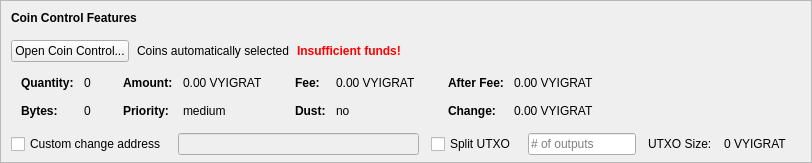
    <widget class="QFrame" name="frameCoinControl">
     <property name="sizePolicy">
      <sizepolicy hsizetype="Expanding" vsizetype="Expanding">
       <horstretch>0</horstretch>
       <verstretch>0</verstretch>
      </sizepolicy>
     </property>
     <property name="maximumSize">
      <size>
       <width>16777215</width>
       <height>16777215</height>
      </size>
     </property>
     <property name="frameShape">
      <enum>QFrame::StyledPanel</enum>
     </property>
     <property name="frameShadow">
      <enum>QFrame::Sunken</enum>
     </property>
     <layout class="QVBoxLayout" name="verticalLayoutCoinControl2">
      <property name="spacing">
       <number>0</number>
      </property>
      <property name="leftMargin">
       <number>0</number>
      </property>
      <property name="topMargin">
       <number>0</number>
      </property>
      <property name="rightMargin">
       <number>0</number>
      </property>
      <property name="bottomMargin">
       <number>6</number>
      </property>
      <item>
       <layout class="QVBoxLayout" name="verticalLayoutCoinControl" stretch="0,0,0,0,1">
        <property name="spacing">
         <number>0</number>
        </property>
        <property name="leftMargin">
         <number>10</number>
        </property>
        <property name="topMargin">
         <number>10</number>
        </property>
        <item>
         <layout class="QHBoxLayout" name="horizontalLayoutCoinControl1">
          <property name="bottomMargin">
           <number>15</number>
          </property>
          <item>
           <widget class="QLabel" name="labelCoinControlFeatures">
            <property name="sizePolicy">
             <sizepolicy hsizetype="Preferred" vsizetype="Maximum">
              <horstretch>0</horstretch>
              <verstretch>0</verstretch>
             </sizepolicy>
            </property>
            <property name="font">
             <font>
              <weight>75</weight>
              <bold>true</bold>
             </font>
            </property>
            <property name="styleSheet">
             <string notr="true">font-weight:bold;</string>
            </property>
            <property name="text">
             <string>Coin Control Features</string>
            </property>
           </widget>
          </item>
         </layout>
        </item>
        <item>
         <layout class="QHBoxLayout" name="horizontalLayoutCoinControl2" stretch="0,0,0,0">
          <property name="spacing">
           <number>8</number>
          </property>
          <property name="bottomMargin">
           <number>10</number>
          </property>
          <item>
           <widget class="QPushButton" name="pushButtonCoinControl">
            <property name="styleSheet">
             <string notr="true"/>
            </property>
            <property name="text">
             <string>Open Coin Control...</string>
            </property>
            <property name="autoDefault">
             <bool>false</bool>
            </property>
           </widget>
          </item>
          <item>
           <widget class="QLabel" name="labelCoinControlAutomaticallySelected">
            <property name="text">
             <string>Coins automatically selected</string>
            </property>
            <property name="margin">
             <number>5</number>
            </property>
           </widget>
          </item>
          <item>
           <widget class="QLabel" name="labelCoinControlInsuffFunds">
            <property name="font">
             <font>
              <weight>75</weight>
              <bold>true</bold>
             </font>
            </property>
            <property name="styleSheet">
             <string notr="true">color:red;font-weight:bold;</string>
            </property>
            <property name="text">
             <string>Insufficient funds!</string>
            </property>
            <property name="margin">
             <number>5</number>
            </property>
           </widget>
          </item>
          <item>
           <spacer name="horizontalSpacerCoinControl">
            <property name="orientation">
             <enum>Qt::Horizontal</enum>
            </property>
            <property name="sizeHint" stdset="0">
             <size>
              <width>40</width>
              <height>1</height>
             </size>
            </property>
           </spacer>
          </item>
         </layout>
        </item>
        <item>
         <widget class="QWidget" name="widgetCoinControl" native="true">
          <property name="sizePolicy">
           <sizepolicy hsizetype="Preferred" vsizetype="Preferred">
            <horstretch>0</horstretch>
            <verstretch>0</verstretch>
           </sizepolicy>
          </property>
          <property name="minimumSize">
           <size>
            <width>0</width>
            <height>0</height>
           </size>
          </property>
          <property name="styleSheet">
           <string notr="true"/>
          </property>
          <layout class="QHBoxLayout" name="horizontalLayoutCoinControl5">
           <property name="leftMargin">
            <number>0</number>
           </property>
           <property name="topMargin">
            <number>0</number>
           </property>
           <property name="rightMargin">
            <number>0</number>
           </property>
           <property name="bottomMargin">
            <number>0</number>
           </property>
           <item>
            <layout class="QHBoxLayout" name="horizontalLayoutCoinControl3" stretch="0,0,0,1">
             <property name="spacing">
              <number>20</number>
             </property>
             <property name="topMargin">
              <number>0</number>
             </property>
             <property name="bottomMargin">
              <number>10</number>
             </property>
             <item>
              <layout class="QFormLayout" name="formLayoutCoinControl1">
               <property name="horizontalSpacing">
                <number>10</number>
               </property>
               <property name="verticalSpacing">
                <number>14</number>
               </property>
               <property name="leftMargin">
                <number>10</number>
               </property>
               <property name="topMargin">
                <number>4</number>
               </property>
               <property name="rightMargin">
                <number>6</number>
               </property>
               <item row="0" column="0">
                <widget class="QLabel" name="labelCoinControlQuantityText">
                 <property name="font">
                  <font>
                   <weight>75</weight>
                   <bold>true</bold>
                  </font>
                 </property>
                 <property name="text">
                  <string>Quantity:</string>
                 </property>
                 <property name="margin">
                  <number>0</number>
                 </property>
                </widget>
               </item>
               <item row="0" column="1">
                <widget class="QLabel" name="labelCoinControlQuantity">
                 <property name="cursor">
                  <cursorShape>IBeamCursor</cursorShape>
                 </property>
                 <property name="contextMenuPolicy">
                  <enum>Qt::ActionsContextMenu</enum>
                 </property>
                 <property name="text">
                  <string notr="true">0</string>
                 </property>
                 <property name="margin">
                  <number>0</number>
                 </property>
                 <property name="textInteractionFlags">
                  <set>Qt::LinksAccessibleByMouse|Qt::TextSelectableByKeyboard|Qt::TextSelectableByMouse</set>
                 </property>
                </widget>
               </item>
               <item row="1" column="0">
                <widget class="QLabel" name="labelCoinControlBytesText">
                 <property name="font">
                  <font>
                   <weight>75</weight>
                   <bold>true</bold>
                  </font>
                 </property>
                 <property name="text">
                  <string>Bytes:</string>
                 </property>
                </widget>
               </item>
               <item row="1" column="1">
                <widget class="QLabel" name="labelCoinControlBytes">
                 <property name="cursor">
                  <cursorShape>IBeamCursor</cursorShape>
                 </property>
                 <property name="contextMenuPolicy">
                  <enum>Qt::ActionsContextMenu</enum>
                 </property>
                 <property name="text">
                  <string notr="true">0</string>
                 </property>
                 <property name="textInteractionFlags">
                  <set>Qt::LinksAccessibleByMouse|Qt::TextSelectableByKeyboard|Qt::TextSelectableByMouse</set>
                 </property>
                </widget>
               </item>
              </layout>
             </item>
             <item>
              <layout class="QFormLayout" name="formLayoutCoinControl2">
               <property name="horizontalSpacing">
                <number>10</number>
               </property>
               <property name="verticalSpacing">
                <number>14</number>
               </property>
               <property name="leftMargin">
                <number>6</number>
               </property>
               <property name="topMargin">
                <number>4</number>
               </property>
               <property name="rightMargin">
                <number>6</number>
               </property>
               <item row="0" column="0">
                <widget class="QLabel" name="labelCoinControlAmountText">
                 <property name="font">
                  <font>
                   <weight>75</weight>
                   <bold>true</bold>
                  </font>
                 </property>
                 <property name="text">
                  <string>Amount:</string>
                 </property>
                 <property name="margin">
                  <number>0</number>
                 </property>
                </widget>
               </item>
               <item row="0" column="1">
                <widget class="QLabel" name="labelCoinControlAmount">
                 <property name="cursor">
                  <cursorShape>IBeamCursor</cursorShape>
                 </property>
                 <property name="contextMenuPolicy">
                  <enum>Qt::ActionsContextMenu</enum>
                 </property>
                 <property name="text">
                  <string notr="true">0.00 VYIGRAT</string>
                 </property>
                 <property name="textInteractionFlags">
                  <set>Qt::LinksAccessibleByMouse|Qt::TextSelectableByKeyboard|Qt::TextSelectableByMouse</set>
                 </property>
                </widget>
               </item>
               <item row="1" column="0">
                <widget class="QLabel" name="labelCoinControlPriorityText">
                 <property name="font">
                  <font>
                   <weight>75</weight>
                   <bold>true</bold>
                  </font>
                 </property>
                 <property name="text">
                  <string>Priority:</string>
                 </property>
                </widget>
               </item>
               <item row="1" column="1">
                <widget class="QLabel" name="labelCoinControlPriority">
                 <property name="cursor">
                  <cursorShape>IBeamCursor</cursorShape>
                 </property>
                 <property name="contextMenuPolicy">
                  <enum>Qt::ActionsContextMenu</enum>
                 </property>
                 <property name="text">
                  <string>medium</string>
                 </property>
                 <property name="textInteractionFlags">
                  <set>Qt::LinksAccessibleByMouse|Qt::TextSelectableByKeyboard|Qt::TextSelectableByMouse</set>
                 </property>
                </widget>
               </item>
              </layout>
             </item>
             <item>
              <layout class="QFormLayout" name="formLayoutCoinControl3">
               <property name="horizontalSpacing">
                <number>10</number>
               </property>
               <property name="verticalSpacing">
                <number>14</number>
               </property>
               <property name="leftMargin">
                <number>6</number>
               </property>
               <property name="topMargin">
                <number>4</number>
               </property>
               <property name="rightMargin">
                <number>6</number>
               </property>
               <item row="0" column="0">
                <widget class="QLabel" name="labelCoinControlFeeText">
                 <property name="font">
                  <font>
                   <weight>75</weight>
                   <bold>true</bold>
                  </font>
                 </property>
                 <property name="text">
                  <string>Fee:</string>
                 </property>
                 <property name="margin">
                  <number>0</number>
                 </property>
                </widget>
               </item>
               <item row="0" column="1">
                <widget class="QLabel" name="labelCoinControlFee">
                 <property name="cursor">
                  <cursorShape>IBeamCursor</cursorShape>
                 </property>
                 <property name="contextMenuPolicy">
                  <enum>Qt::ActionsContextMenu</enum>
                 </property>
                 <property name="text">
                  <string notr="true">0.00 VYIGRAT</string>
                 </property>
                 <property name="textInteractionFlags">
                  <set>Qt::LinksAccessibleByMouse|Qt::TextSelectableByKeyboard|Qt::TextSelectableByMouse</set>
                 </property>
                </widget>
               </item>
               <item row="1" column="0">
                <widget class="QLabel" name="labelCoinControlLowOutputText">
                 <property name="font">
                  <font>
                   <weight>75</weight>
                   <bold>true</bold>
                  </font>
                 </property>
                 <property name="text">
                  <string>Dust:</string>
                 </property>
                </widget>
               </item>
               <item row="1" column="1">
                <widget class="QLabel" name="labelCoinControlLowOutput">
                 <property name="cursor">
                  <cursorShape>IBeamCursor</cursorShape>
                 </property>
                 <property name="contextMenuPolicy">
                  <enum>Qt::ActionsContextMenu</enum>
                 </property>
                 <property name="text">
                  <string>no</string>
                 </property>
                 <property name="textInteractionFlags">
                  <set>Qt::LinksAccessibleByMouse|Qt::TextSelectableByKeyboard|Qt::TextSelectableByMouse</set>
                 </property>
                </widget>
               </item>
              </layout>
             </item>
             <item>
              <layout class="QFormLayout" name="formLayoutCoinControl4">
               <property name="horizontalSpacing">
                <number>10</number>
               </property>
               <property name="verticalSpacing">
                <number>14</number>
               </property>
               <property name="leftMargin">
                <number>6</number>
               </property>
               <property name="topMargin">
                <number>4</number>
               </property>
               <property name="rightMargin">
                <number>6</number>
               </property>
               <item row="0" column="0">
                <widget class="QLabel" name="labelCoinControlAfterFeeText">
                 <property name="font">
                  <font>
                   <weight>75</weight>
                   <bold>true</bold>
                  </font>
                 </property>
                 <property name="text">
                  <string>After Fee:</string>
                 </property>
                 <property name="margin">
                  <number>0</number>
                 </property>
                </widget>
               </item>
               <item row="0" column="1">
                <widget class="QLabel" name="labelCoinControlAfterFee">
                 <property name="cursor">
                  <cursorShape>IBeamCursor</cursorShape>
                 </property>
                 <property name="contextMenuPolicy">
                  <enum>Qt::ActionsContextMenu</enum>
                 </property>
                 <property name="text">
                  <string notr="true">0.00 VYIGRAT</string>
                 </property>
                 <property name="textInteractionFlags">
                  <set>Qt::LinksAccessibleByMouse|Qt::TextSelectableByKeyboard|Qt::TextSelectableByMouse</set>
                 </property>
                </widget>
               </item>
               <item row="1" column="0">
                <widget class="QLabel" name="labelCoinControlChangeText">
                 <property name="font">
                  <font>
                   <weight>75</weight>
                   <bold>true</bold>
                  </font>
                 </property>
                 <property name="text">
                  <string>Change:</string>
                 </property>
                </widget>
               </item>
               <item row="1" column="1">
                <widget class="QLabel" name="labelCoinControlChange">
                 <property name="cursor">
                  <cursorShape>IBeamCursor</cursorShape>
                 </property>
                 <property name="contextMenuPolicy">
                  <enum>Qt::ActionsContextMenu</enum>
                 </property>
                 <property name="text">
                  <string notr="true">0.00 VYIGRAT</string>
                 </property>
                 <property name="textInteractionFlags">
                  <set>Qt::LinksAccessibleByMouse|Qt::TextSelectableByKeyboard|Qt::TextSelectableByMouse</set>
                 </property>
                </widget>
               </item>
              </layout>
             </item>
            </layout>
           </item>
          </layout>
         </widget>
        </item>
        <item>
         <layout class="QHBoxLayout" name="horizontalLayoutCoinControl4" stretch="0,0,0,0,0,0,0">
          <property name="spacing">
           <number>12</number>
          </property>
          <property name="sizeConstraint">
           <enum>QLayout::SetDefaultConstraint</enum>
          </property>
          <property name="topMargin">
           <number>5</number>
          </property>
          <property name="rightMargin">
           <number>5</number>
          </property>
          <item>
           <widget class="QCheckBox" name="checkBoxCoinControlChange">
            <property name="toolTip">
             <string>If this is activated, but the change address is empty or invalid, change will be sent to a newly generated address.</string>
            </property>
            <property name="text">
             <string>Custom change address</string>
            </property>
           </widget>
          </item>
          <item>
           <widget class="QValidatedLineEdit" name="lineEditCoinControlChange">
            <property name="enabled">
             <bool>false</bool>
            </property>
            <property name="sizePolicy">
             <sizepolicy hsizetype="Expanding" vsizetype="Fixed">
              <horstretch>0</horstretch>
              <verstretch>0</verstretch>
             </sizepolicy>
            </property>
           </widget>
          </item>
          <item>
           <widget class="QCheckBox" name="splitBlockCheckBox">
            <property name="text">
             <string>Split UTXO</string>
            </property>
           </widget>
          </item>
          <item>
           <widget class="QLineEdit" name="splitBlockLineEdit">
            <property name="sizePolicy">
             <sizepolicy hsizetype="Fixed" vsizetype="Fixed">
              <horstretch>50</horstretch>
              <verstretch>0</verstretch>
             </sizepolicy>
            </property>
            <property name="placeholderText">
             <string># of outputs</string>
            </property>
           </widget>
          </item>
          <item>
           <widget class="QLabel" name="labelBlockSizeText">
            <property name="text">
             <string>UTXO Size:</string>
            </property>
           </widget>
          </item>
          <item>
           <widget class="QLabel" name="labelBlockSize">
            <property name="text">
             <string>0 VYIGRAT</string>
            </property>
           </widget>
          </item>
          <item>
           <widget class="QLabel" name="labelCoinControlChangeLabel">
            <property name="sizePolicy">
             <sizepolicy hsizetype="Preferred" vsizetype="Expanding">
              <horstretch>0</horstretch>
              <verstretch>0</verstretch>
             </sizepolicy>
            </property>
            <property name="minimumSize">
             <size>
              <width>0</width>
              <height>0</height>
             </size>
            </property>
            <property name="text">
             <string/>
            </property>
            <property name="margin">
             <number>3</number>
            </property>
           </widget>
          </item>
         </layout>
        </item>
        <item>
         <spacer name="verticalSpacerCoinControl">
          <property name="orientation">
           <enum>Qt::Vertical</enum>
          </property>
          <property name="sizeHint" stdset="0">
           <size>
            <width>800</width>
            <height>1</height>
           </size>
          </property>
         </spacer>
        </item>
       </layout>
      </item>
     </layout>
    </widget>
